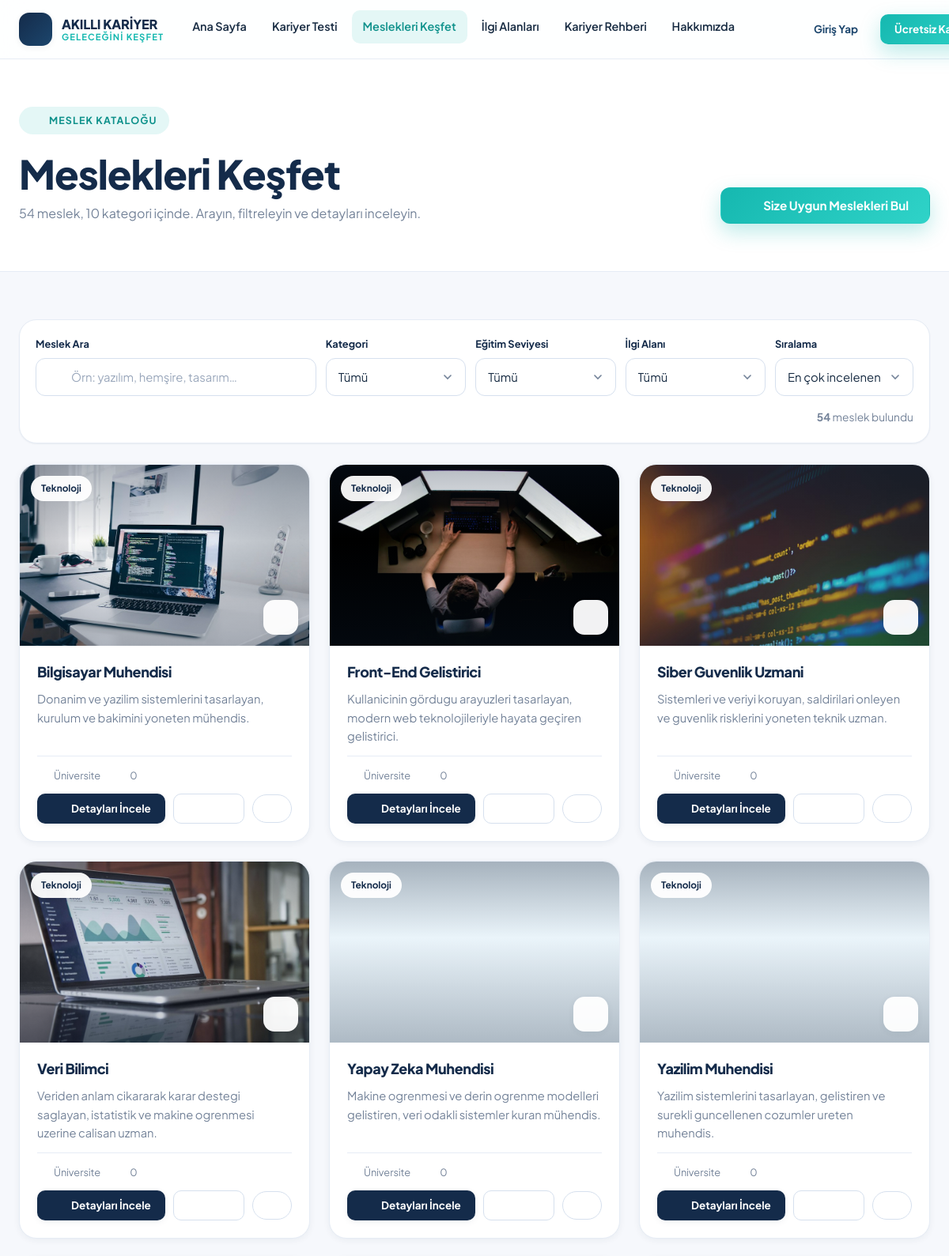
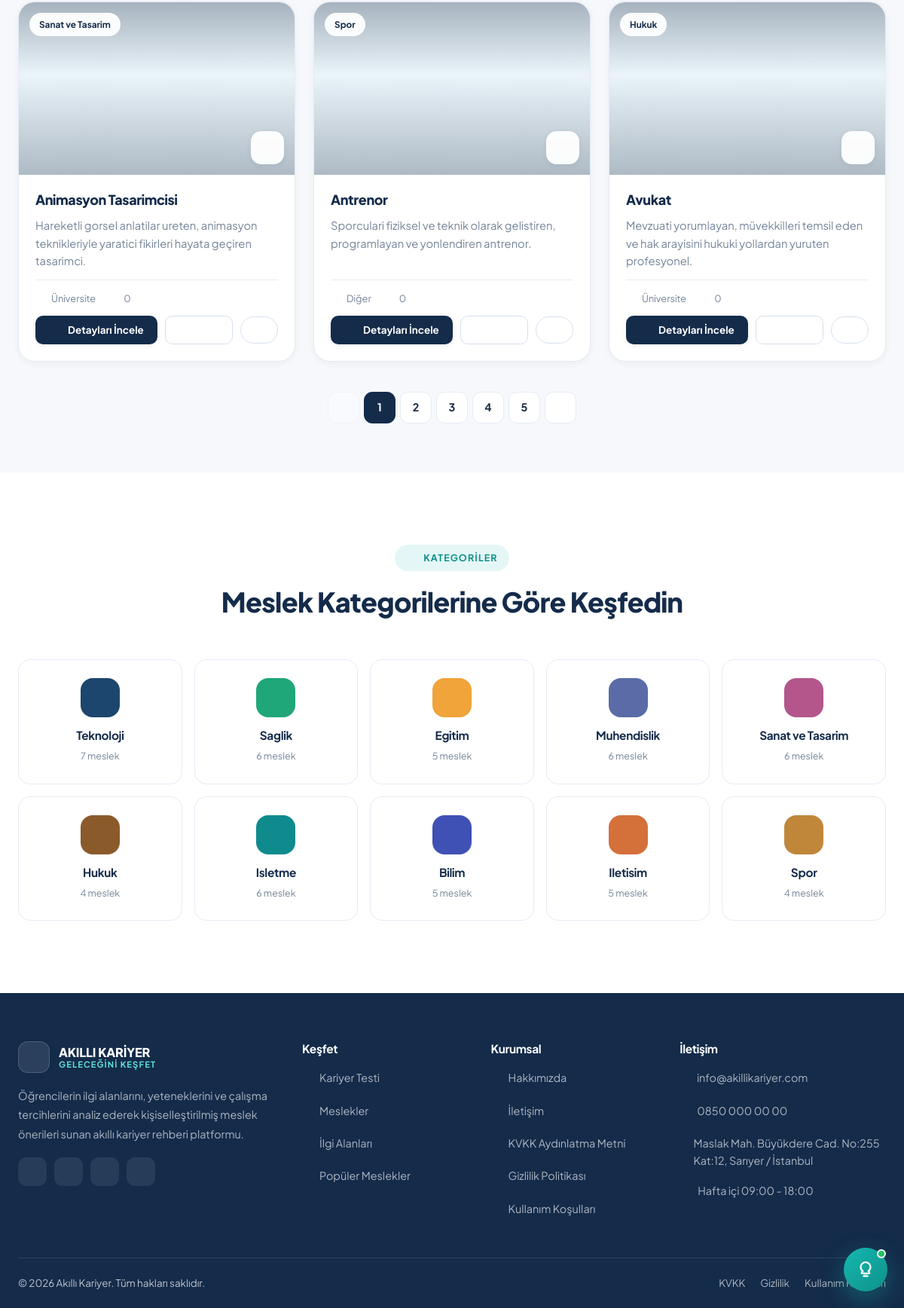
Screenshot of /careers.php with the database file from the repository (2 pictures, top to bottom).
### tables this page shows
CREATE TABLE `site_settings` (
  `id` INT UNSIGNED NOT NULL AUTO_INCREMENT,
  `setting_key` VARCHAR(80) NOT NULL,
  `setting_value` TEXT DEFAULT NULL,
  `setting_group` VARCHAR(50) NOT NULL DEFAULT 'genel',
  `setting_type` ENUM('text','number','textarea','color','boolean','select') NOT NULL DEFAULT 'text',
  `label` VARCHAR(150) DEFAULT NULL,
  `created_at` DATETIME NOT NULL DEFAULT CURRENT_TIMESTAMP,
  `updated_at` DATETIME NOT NULL DEFAULT CURRENT_TIMESTAMP ON UPDATE CURRENT_TIMESTAMP,
  PRIMARY KEY (`id`),
  UNIQUE KEY `uq_setting_key` (`setting_key`),
  KEY `idx_setting_group` (`setting_group`)
);

CREATE TABLE `careers` (
  `id` INT UNSIGNED NOT NULL AUTO_INCREMENT,
  `category_id` INT UNSIGNED NOT NULL,
  `name` VARCHAR(160) NOT NULL,
  `slug` VARCHAR(180) NOT NULL,
  `short_description` VARCHAR(320) NOT NULL,
  `description` TEXT DEFAULT NULL,
  `image` VARCHAR(255) DEFAULT NULL,
  `icon` VARCHAR(60) NOT NULL DEFAULT 'briefcase',
  `education_level` ENUM('ortaokul','lise','universite','diger') NOT NULL DEFAULT 'universite',
  `education_detail` VARCHAR(255) DEFAULT NULL,
  `working_areas` VARCHAR(255) DEFAULT NULL,
  `career_path` TEXT DEFAULT NULL,
  `advantages` TEXT DEFAULT NULL,
  `salary_range` VARCHAR(120) DEFAULT NULL,
  `view_count` INT UNSIGNED NOT NULL DEFAULT 0,
  `is_featured` TINYINT(1) NOT NULL DEFAULT 0,
  `is_active` TINYINT(1) NOT NULL DEFAULT 1,
  `sort_order` INT NOT NULL DEFAULT 0,
  `created_at` DATETIME NOT NULL DEFAULT CURRENT_TIMESTAMP,
  `updated_at` DATETIME NOT NULL DEFAULT CURRENT_TIMESTAMP ON UPDATE CURRENT_TIMESTAMP,
  PRIMARY KEY (`id`),
  UNIQUE KEY `uq_career_slug` (`slug`),
  KEY `idx_careers_category` (`category_id`),
  KEY `idx_careers_active` (`is_active`),
  KEY `idx_careers_featured` (`is_featured`),
  KEY `idx_careers_views` (`view_count`),
  KEY `idx_careers_name` (`name`),
  FULLTEXT KEY `ft_careers_search` (`name`,`short_description`,`description`),
  CONSTRAINT `fk_careers_category` FOREIGN KEY (`category_id`) REFERENCES `career_categories` (`id`) ON DELETE CASCADE
);

CREATE TABLE `career_categories` (
  `id` INT UNSIGNED NOT NULL AUTO_INCREMENT,
  `name` VARCHAR(100) NOT NULL,
  `slug` VARCHAR(120) NOT NULL,
  `description` VARCHAR(255) DEFAULT NULL,
  `icon` VARCHAR(60) NOT NULL DEFAULT 'briefcase',
  `color` VARCHAR(20) NOT NULL DEFAULT '#1C466D',
  `image` VARCHAR(255) DEFAULT NULL,
  `sort_order` INT NOT NULL DEFAULT 0,
  `is_active` TINYINT(1) NOT NULL DEFAULT 1,
  `created_at` DATETIME NOT NULL DEFAULT CURRENT_TIMESTAMP,
  `updated_at` DATETIME NOT NULL DEFAULT CURRENT_TIMESTAMP ON UPDATE CURRENT_TIMESTAMP,
  PRIMARY KEY (`id`),
  UNIQUE KEY `uq_cat_slug` (`slug`),
  KEY `idx_cat_active_sort` (`is_active`,`sort_order`)
);

### careers.php (the view, shortened to what the rows shown need)
<?php
$search    = trim((string) ($_GET['q'] ?? ''));
$category  = trim((string) ($_GET['category'] ?? ''));
$education = trim((string) ($_GET['education'] ?? ''));
$interest  = trim((string) ($_GET['interest'] ?? ''));
$sort      = trim((string) ($_GET['sort'] ?? 'popular'));
$page      = max(1, (int) ($_GET['sayfa'] ?? 1));
$filters = array_filter([
    'search'    => $search,
    'category'  => $category,
    'education' => $education,
    'interest'  => $interest,
], static fn($v) => $v !== '');
$perPage   = CAREERS_PER_PAGE;
$offset    = ($page - 1) * $perPage;
$careers   = Career::list($filters + ['sort' => $sort, 'limit' => $perPage, 'offset' => $offset]);
$categories = Career::categories();
$pageTitle       = 'Meslekleri Keşfet — ' . setting('site_name', 'Akıllı Kariyer');
require_once __DIR__ . '/includes/header.php';
?>
<main id="main-content">
  <section class="section-sm" style="background:var(--c-white);border-bottom:1px solid var(--c-border)">
    <div class="container">
      <div class="flex between wrap gap-16" style="align-items:flex-end">
        <div>
          <h1 style="margin-bottom:6px">Meslekleri Keşfet</h1>
        </div>
      </div>
    </div>
  </section>
  <section class="section-sm">
    <div class="container">
      <div id="career-results" data-base="<?= e(BASE_PATH) ?>">
        <?php if (!$careers): ?>
          <div class="empty-state">
            <div class="es-ico"><?= icon('search-x', '', 30) ?></div>
            <h3>Sonuç bulunamadı</h3>
            <p>Arama kriterlerinize uygun meslek bulunamadı. Filtreleri değiştirerek tekrar deneyin.</p>
            <a href="<?= url('careers.php') ?>" class="btn btn-primary"><?= icon('refresh-cw', '', 18) ?> Filtreleri Temizle</a>
          </div>
        <?php else: ?>
          <div class="grid g-3">
            <?php foreach ($careers as $job): ?>
              <?php require __DIR__ . '/includes/career-card.php'; ?>
            <?php endforeach; ?>
          </div>
        <?php endif; ?>
      </div>
    </div>
  </section>
  <section class="section section-alt">
    <div class="container">
      <div class="section-head">
        <h2>Meslek Kategorilerine Göre Keşfedin</h2>
      </div>
      <div class="cat-grid">
        <?php foreach ($categories as $cat): ?>
          <a href="<?= url('careers.php?category=' . urlencode($cat['slug'])) ?>" class="cat-card">
            <span class="cc-ico" style="background:<?= e($cat['color']) ?>"><?= icon($cat['icon'] ?? 'briefcase', '', 24) ?></span>
            <h4><?= e($cat['name']) ?></h4>
            <span><?= (int) $cat['career_count'] ?> meslek</span>
          </a>
        <?php endforeach; ?>
      </div>
    </div>
  </section>
</main>
<?php require_once __DIR__ . '/includes/footer.php'; ?>

### includes/header.php (shortened to what the rows shown need)
<?php
$bodyClass       = $bodyClass       ?? '';
?>
<!DOCTYPE html>
<html lang="tr">
<head>
<link rel="stylesheet" href="<?= asset('assets/css/vendor-bootstrap.min.css') ?>">
<link rel="stylesheet" href="<?= asset('assets/css/style.css') ?>">
<link rel="stylesheet" href="<?= asset('assets/css/career-coach.css') ?>">
</head>
<body class="<?= e($bodyClass) ?>">
<header class="site-header">
  <div class="container header-inner">
    <a href="<?= url('index.php') ?>" class="brand" aria-label="Akıllı Kariyer ana sayfa">
      <span class="brand-mark"><?= icon('compass', '', 22) ?></span>
      <span class="brand-text">
        <span class="brand-name">AKILLI KARİYER</span>
        <span class="brand-slogan"><?= e(setting('site_slogan', 'Geleceğini Keşfet')) ?></span>
      </span>
    </a>
  </div>
</header>

### includes/career-card.php (shortened to what the rows shown need)
<article class="career-card card card-hover">
  <div class="cc-media">
    <?= career_art($job) ?>
    <span class="cc-cat"><?= e($job['category_name']) ?></span>
    <span class="cc-icon"><?= icon($job['icon'] ?? 'briefcase', '', 21) ?></span>
  </div>
  <div class="cc-body">
    <h3><a href="<?= url('career-detail.php?slug=' . urlencode($job['slug'])) ?>" style="color:inherit"><?= e($job['name']) ?></a></h3>
    <p class="cc-desc"><?= e(str_limit($job['short_description'], 118)) ?></p>
    <div class="cc-meta">
      <span><?= icon('graduation-cap', '', 15) ?> <?= e(education_label($job['education_level'])) ?></span>
      <span><?= icon('eye', '', 15) ?> <?= number_format_tr((int) $job['view_count']) ?></span>
    </div>
    <div class="cc-foot">
      <a href="<?= url('career-detail.php?slug=' . urlencode($job['slug'])) ?>" class="btn btn-primary btn-sm btn-block">
        <?= icon('arrow-right', '', 16) ?> Detayları İncele
      </a>
      <button type="button" class="btn btn-outline btn-sm btn-block" data-compare="<?= (int) $job['id'] ?>" title="Karşılaştır">
      </button>
      <button type="button" class="fav-btn" data-fav="<?= (int) $job['id'] ?>"
              aria-label="Favorilere ekle" title="Favorilere ekle">
        <?= icon('heart', '', 16) ?>
      </button>
    </div>
  </div>
</article>

### app/Helpers/functions.php (shortened to what the rows shown need)
<?php
if (!function_exists('e')) {
    function e(mixed $value): string
    {
        return htmlspecialchars((string) ($value ?? ''), ENT_QUOTES | ENT_SUBSTITUTE, 'UTF-8');
    }
}
if (!function_exists('url')) {
    function url(string $path = ''): string
    {
        $base = BASE_PATH === '/' ? '' : BASE_PATH;
        $path = ltrim($path, '/');
        return $base . '/' . $path;
    }
}
if (!function_exists('asset')) {
    function asset(string $path): string
    {
        $path = ltrim($path, '/');
        $file = APP_ROOT . '/' . $path;
        $version = is_file($file) ? (string) filemtime($file) : APP_VERSION;
        return url($path) . '?v=' . $version;
    }
}
if (!function_exists('setting')) {
    function setting(string $key, mixed $default = null): mixed
    {
        return Setting::get($key, $default);
    }
}
if (!function_exists('str_limit')) {
    function str_limit(?string $text, int $limit = 140, string $end = '…'): string
    {
        $text = trim(strip_tags((string) $text));
        if (mb_strlen($text) <= $limit) {
            return $text;
        }
        $cut = mb_substr($text, 0, $limit);
        return rtrim($cut, ' .,;:') . $end;
    }
}
if (!function_exists('number_format_tr')) {
    function number_format_tr(int|float $number): string
    {
        return number_format((float) $number, 0, ',', '.');
    }
}
if (!function_exists('education_label')) {
    function education_label(?string $level): string
    {
        $map = [
            'ortaokul'   => 'Ortaokul',
            'lise'       => 'Lise',
            'universite' => 'Üniversite',
            'diger'      => 'Diğer',
        ];
        return $map[$level ?? ''] ?? 'Belirtilmedi';
    }
}
if (!function_exists('icon')) {
    function icon(string $name, string $class = '', int $size = 20): string
    {
        return sprintf(
            '<i data-lucide="%s" class="%s" style="width:%dpx;height:%dpx;stroke-width:2" aria-hidden="true"></i>',
            e($name),
            e($class),
            $size,
            $size
        );
    }
}
if (!function_exists('career_art')) {
    function career_art(array $career, string $variant = 'card'): string
    {
        $photo = career_photo_url($career['image'] ?? null);
        $alt   = e($career['name'] ?? 'Meslek');
        if ($photo) {
            $loading = $variant === 'hero' ? 'loading="eager" fetchpriority="high"' : 'loading="lazy"';
            return sprintf(
                '<img class="career-photo" src="%s" alt="%s" %s width="900" height="600" decoding="async">',
                e($photo),
                $alt,
                $loading
            );
        }
        return career_art_svg($career, $variant);
    }
}
if (!function_exists('career_photo_url')) {
    function career_photo_url(?string $image): ?string
    {
        $image = ltrim($image, '/');
        if (str_starts_with($image, 'uploads/')) {
            $relative = 'storage/' . $image;
        } elseif (str_starts_with($image, 'images/')) {
            $relative = 'assets/' . $image;
        } elseif (str_starts_with($image, 'careers/')) {
            $relative = 'assets/images/' . $image;
        } else {
            $relative = 'assets/images/' . $image;
        }
        return asset($relative);
    }
}

### includes/footer.php (shortened to what the rows shown need)
<footer class="site-footer">
  <div class="container">
    <div class="footer-grid">
      <div>
        <div class="footer-brand">
          <span class="brand-text">
            <span class="brand-name">AKILLI KARİYER</span>
            <span class="brand-slogan"><?= e(setting('site_slogan', 'Geleceğini Keşfet')) ?></span>
          </span>
        </div>
      </div>
      <div>
        <ul>
          <li><a href="mailto:<?= e(setting('site_email', 'info@akillikariyer.com')) ?>">
            <?= icon('mail', '', 15) ?> <?= e(setting('site_email', 'info@akillikariyer.com')) ?></a></li>
          <li><a href="tel:<?= e(preg_replace('/\s+/', '', setting('site_phone', ''))) ?>">
            <?= icon('phone', '', 15) ?> <?= e(setting('site_phone', '')) ?></a></li>
          <li style="display:flex;gap:9px;color:rgba(255,255,255,.66);font-size:.9rem;line-height:1.6">
            <?= icon('map-pin', '', 15) ?> <span><?= e(setting('site_address', '')) ?></span>
          </li>
          <li style="display:flex;gap:9px;color:rgba(255,255,255,.66);font-size:.9rem">
            <?= icon('clock', '', 15) ?> <span><?= e(setting('site_working_hours', '')) ?></span>
          </li>
        </ul>
      </div>
    </div>
    <div class="footer-bottom">
      <span>&copy; <?= date('Y') ?> <?= e(setting('site_name', 'Akıllı Kariyer')) ?>. Tüm hakları saklıdır.</span>
      <span style="display:flex;gap:20px;flex-wrap:wrap">
        <a href="<?= url('kvkk.php') ?>">KVKK</a>
        <a href="<?= url('privacy.php') ?>">Gizlilik</a>
        <a href="<?= url('terms.php') ?>">Kullanım Koşulları</a>
      </span>
    </div>
  </div>
</footer>
</body>
</html>

### rows the page displays
site_settings: setting_value "GELECEĞINI KEŞFET"
careers: image (picture), category.name "Teknoloji", $size 21 (drawn), name "Bilgisayar Muhendisi", short_description "Donanim ve yazilim sistemlerini tasarlayan, kurulum ve bakimini yoneten mühendis.", education_level "Üniversite", view_count "0"
careers: image (picture), category.name "Teknoloji", $size 21 (drawn), name "Front-End Gelistirici", short_description "Kullanicinin gördugu arayuzleri tasarlayan, modern web teknolojileriyle hayata geçiren gelistirici.", education_level "Üniversite", view_count "0"
careers: image (picture), category.name "Teknoloji", $size 21 (drawn), name "Siber Guvenlik Uzmani", short_description "Sistemleri ve veriyi koruyan, saldirilari onleyen ve guvenlik risklerini yoneten teknik uzman.", education_level "Üniversite", view_count "0"
careers: image (picture), category.name "Teknoloji", $size 21 (drawn), name "Veri Bilimci", short_description "Veriden anlam cikararak karar destegi saglayan, istatistik ve makine ogrenmesi uzerine calisan uzman.", education_level "Üniversite", view_count "0"
careers: image (picture), category.name "Teknoloji", $size 21 (drawn), name "Yapay Zeka Muhendisi", short_description "Makine ogrenmesi ve derin ogrenme modelleri gelistiren, veri odakli sistemler kuran mühendis.", education_level "Üniversite", view_count "0"
careers: image (picture), category.name "Teknoloji", $size 21 (drawn), name "Yazilim Muhendisi", short_description "Yazilim sistemlerini tasarlayan, gelistiren ve surekli guncellenen cozumler ureten muhendis.", education_level "Üniversite", view_count "0"
careers: image (picture), category.name "Sanat ve Tasarim", $size 21 (drawn), name "Animasyon Tasarimcisi", short_description "Hareketli gorsel anlatilar ureten, animasyon teknikleriyle yaratici fikirleri hayata geçiren tasarimci.", education_level "Üniversite", view_count "0"
careers: image (picture), category.name "Spor", $size 21 (drawn), name "Antrenor", short_description "Sporculari fiziksel ve teknik olarak gelistiren, programlayan ve yonlendiren antrenor.", education_level "Diğer", view_count "0"
careers: image (picture), category.name "Hukuk", $size 21 (drawn), name "Avukat", short_description "Mevzuati yorumlayan, müvekkilleri temsil eden ve hak arayisini hukuki yollardan yuruten profesyonel.", education_level "Üniversite", view_count "0"
career_categories: $size 24 (drawn), name "Teknoloji", career_count "7"
career_categories: $size 24 (drawn), name "Saglik", career_count "6"
career_categories: $size 24 (drawn), name "Egitim", career_count "5"
career_categories: $size 24 (drawn), name "Muhendislik", career_count "6"
career_categories: $size 24 (drawn), name "Sanat ve Tasarim", career_count "6"
career_categories: $size 24 (drawn), name "Hukuk", career_count "4"
career_categories: $size 24 (drawn), name "Isletme", career_count "6"
career_categories: $size 24 (drawn), name "Bilim", career_count "5"
career_categories: $size 24 (drawn), name "Iletisim", career_count "5"
career_categories: $size 24 (drawn), name "Spor", career_count "4"
site_settings: setting_value "info@akillikariyer.com"
site_settings: setting_value "0850 000 00 00"
site_settings: setting_value "Maslak Mah. Büyükdere Cad. No:255 Kat:12, Sarıyer / İstanbul"
site_settings: setting_value "Hafta içi 09:00 - 18:00"
site_settings: setting_value "Akıllı Kariyer"

### other values shown
number_format_tr(Career::totalCount()) "54"
count($categories) "10"
number_format_tr($total) "54"
